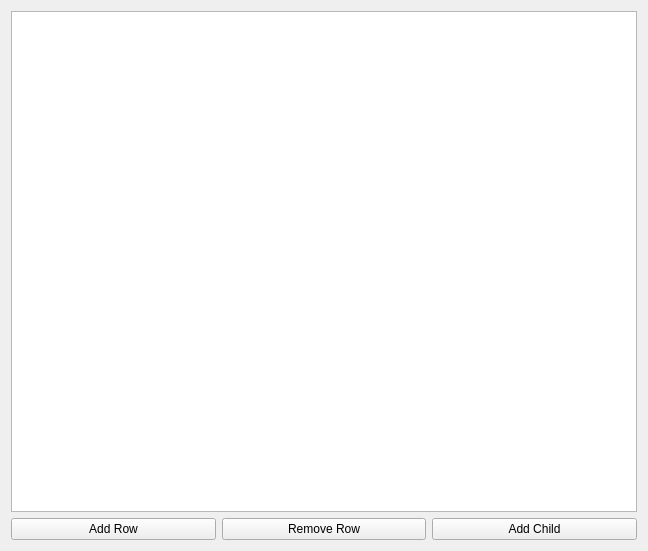
<?xml version="1.0" encoding="UTF-8"?>
<ui version="4.0">
 <class>Widget</class>
 <widget class="QWidget" name="Widget">
  <property name="geometry">
   <rect>
    <x>0</x>
    <y>0</y>
    <width>648</width>
    <height>551</height>
   </rect>
  </property>
  <property name="windowTitle">
   <string>Widget</string>
  </property>
  <layout class="QVBoxLayout" name="verticalLayout">
   <item>
    <widget class="QTreeView" name="treeView"/>
   </item>
   <item>
    <layout class="QHBoxLayout" name="horizontalLayout">
     <item>
      <widget class="QPushButton" name="AddRowButton">
       <property name="text">
        <string>Add Row</string>
       </property>
      </widget>
     </item>
     <item>
      <widget class="QPushButton" name="RemoveRowButton">
       <property name="text">
        <string>Remove Row</string>
       </property>
      </widget>
     </item>
     <item>
      <widget class="QPushButton" name="AddChildbutton">
       <property name="text">
        <string>Add Child</string>
       </property>
      </widget>
     </item>
    </layout>
   </item>
  </layout>
 </widget>
 <resources/>
 <connections/>
</ui>
